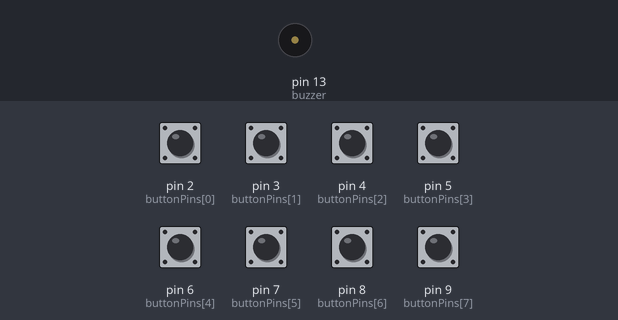
The sketch below on a simulated Arduino Uno, built with avr-gcc and run on an emulated ATmega328P. On the bench: buzzer (waves = sounding). Inputs (shaded band) come from the test bench; at power-on: pin 2 (buttonPins[0]), pin 3 (buttonPins[1]), pin 4 (buttonPins[2]), pin 5 (buttonPins[3]), pin 6 (buttonPins[4]), pin 7 (buttonPins[5]), pin 8 (buttonPins[6]), pin 9 (buttonPins[7]) HIGH.

Above: at 1.2 s.
1.3 s: pin 9 (buttonPins[7]) pulled LOW for 0.15 s
At 1.8 s:
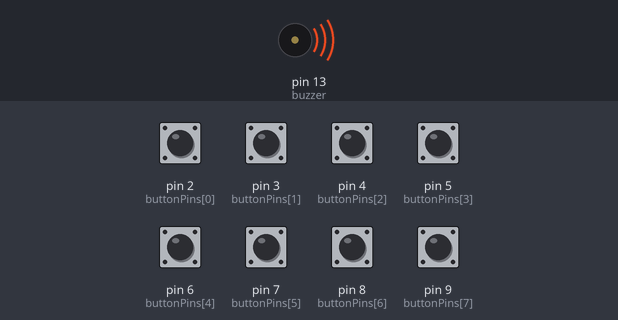
4.4 s: pin 9 (buttonPins[7]) pulled LOW for 1 s
At 6.3 s:
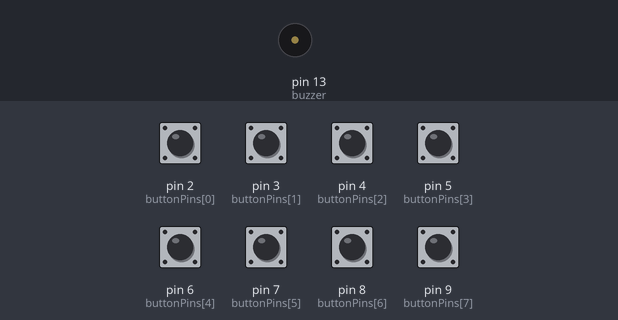
Timing chart, 0 to 8.8 s (numbered marks = the images above; inputs shaded):
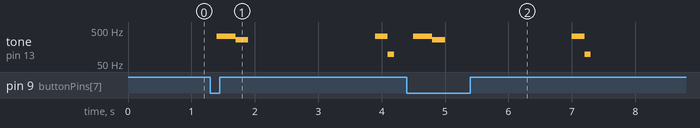

Measured:
- after the input at 1.3 s, tone on pin 13 (buzzer): plays 329 Hz for 0.30 s, 261 Hz for 0.20 s, 329 Hz for 0.20 s, 97 Hz for 0.10 s, starting after 0.10 s
- after the input at 4.4 s, tone on pin 13 (buzzer): plays 329 Hz for 0.30 s, 261 Hz for 0.20 s, 329 Hz for 0.20 s, 97 Hz for 0.10 s, starting after 0.10 s

The sketch:

rp2040-piano.ino
```cpp
int buzzer = 13;
int buttonPins[8] = { 2, 3, 4, 5, 6, 7, 8, 9 };
int buttonStates[8] = { 0, 0, 0, 0, 0, 0, 0, 0 };
unsigned int frequencies[7] = { 493.88, 440.000, 391.995, 349.228, 329.628, 293.665, 261.626 };

void setup() {
  pinMode(buzzer, OUTPUT);
  for (int i = 0; i < 8; i++) {
    pinMode(buttonPins[i], INPUT_PULLUP);
  }
}

void loop() {
  for (int i = 0; i < 8; i++) {
    buttonStates[i] = digitalRead(buttonPins[i]);
  }

  for (int j = 0; j < 7; j++) {
    if (buttonStates[j] == LOW) {
      tone(buzzer, frequencies[j]);
      return;
    };
  }

  if (buttonStates[7] == LOW) {
    tone(buzzer, 329.628);
    noTone(buzzer);
    delay(100);
    tone(buzzer, 329.628);
    delay(100);
    tone(buzzer, 329.628);
    delay(200);
    tone(buzzer, 261.626);
    delay(200);
    noTone(buzzer);
    delay(2000);
    tone(buzzer, 329.628);
    delay(200);
    tone(buzzer, 97.9989);
    delay(100);
    return;
  }

  noTone(buzzer);
}
```
